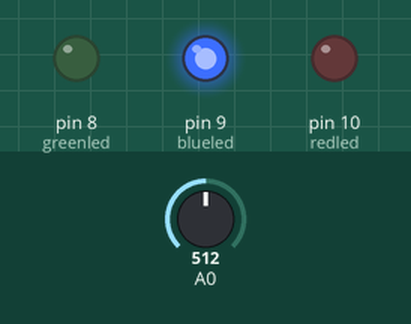
The sketch below on a simulated Arduino Uno, built with avr-gcc and run on an emulated ATmega328P. Parts: output pins drawn as LEDs (lit = HIGH). The test bench sets the inputs (shaded band); at power-on: A0 = 512. What the sketch prints to the serial monitor is not drawn.

Above: at 1.2 s.
1.3 s: A0 set to 306
At 1.8 s:
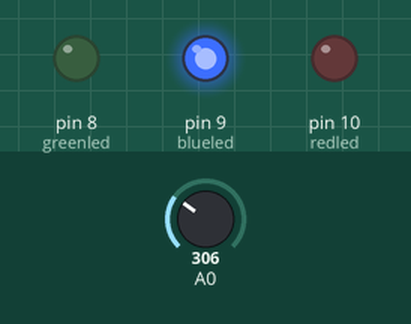
2.8 s: A0 set to 1023
At 3.2 s:
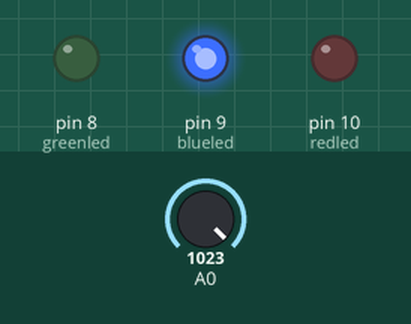
Timing chart, 0 to 5.8 s (numbered marks = the images above; inputs shaded):
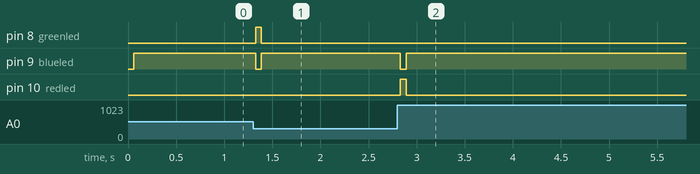

Measured:
- after the input at 1.3 s, pin 8 (greenled): LOW → HIGH at once, → LOW 0.06 s later; pin 9 (blueled): HIGH → LOW at once, → HIGH 0.06 s later
- after the input at 2.8 s, pin 9 (blueled): HIGH → LOW at once, → HIGH 0.06 s later; pin 10 (redled): LOW → HIGH at once, → LOW 0.06 s later

The sketch:

Noise_Meter.ino
```cpp
int redled = 10;
int greenled = 8;
int blueled = 9;
const int sampleWindow = 50; // Sample window width in mS (50 mS = 20Hz)
unsigned int sample;

void setup()
{
  Serial.begin(9600);
  pinMode(redled, OUTPUT);// set the pin with red LED as “output”
  pinMode(greenled, OUTPUT); // set the pin with yellow LED as “output”
  pinMode(blueled, OUTPUT); // set the pin with green LED as “output”
}


void loop()
{
   unsigned long startMillis= millis();  // Start of sample window
   unsigned int peakToPeak = 0;   // peak-to-peak level

   unsigned int signalMax = 0;
   unsigned int signalMin = 1024;

   // collect data for 50 mS
   while (millis() - startMillis < sampleWindow)
   {
      sample = analogRead(0);
      if (sample < 1024)  // toss out spurious readings
      {
         if (sample > signalMax)
         {
            signalMax = sample;  // save just the max levels
         }
         else if (sample < signalMin)
         {
            signalMin = sample;  // save just the min levels
         }
      }
   }
   peakToPeak = signalMax - signalMin;  // max - min = peak-peak amplitude
   double volts = (peakToPeak * 5.0) / 1024;  // convert to volts

   Serial.println(volts);
   delay(10);

  /*   Calibration was made with white noise and a Digital Sound Level Meter (fast trigger).
        0.3v = 50 dBa
        0.7v = 65 dBa
        3.0v = 85 dBa
        3.3v = 90 dBa
        Those are starting values, you may need to calibrate your electret microphone.
        Make sure the adjustable gain potentiometer on the MAX4466 microphone is turned fully clockwise.
  */
       {
      if (volts < 1.0) {
       digitalWrite(blueled, HIGH);     // When noise level is low.
      }
      else {
        digitalWrite(blueled, LOW);
      }
      if (volts > 1.0 && volts < 3) {
        digitalWrite(greenled, HIGH);   // When noise level is acceptable.
      }
      else {
        digitalWrite(greenled, LOW);

      }
      if (volts >= 3.0) {
        digitalWrite(redled, HIGH);     // When ear protection is needed.

      }
      else {
        digitalWrite(redled, LOW);
      }

    }
}
```
